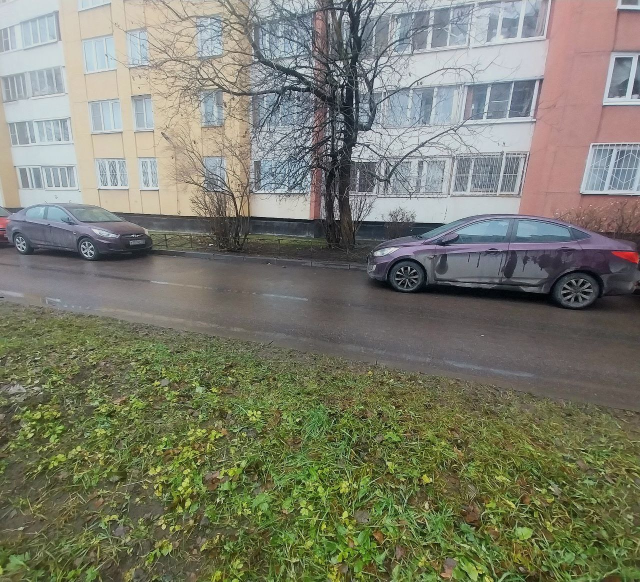
#> input picture images/photo.jpg, 1280 x 1164 px (shown at 1/2 size)
$ jupyter execute lw1solution.ipynb
#> lines starting #> are read from the running program, lines starting #| are printed output that depends on the picture
[cell 1]
import numpy as np
import random
import cv2
import matplotlib.pyplot as plt

# №1

[cell 2]
np.random.seed(42)
a = np.random.randint(0,20,10)

[cell 3]
print(a)

[cell 4]
print(np.mean(a))

[cell 5]
print(np.shape(a))

[cell 6]
print(np.argmin(a), np.argmax(a))

[cell 7]
# insert не было в практике - эта функция вставляет элемент (или элементы) по указанному индексу (индексам). при этом исходный массив не меняется:
a1 = np.insert(a, [2, 5], [77, -77])
print(a1)

[cell 8]
print(np.min(a), np.max(a))
print(np.min(a1), np.max(a1))

# №2

[cell 9]
img = cv2.imread('images/photo.jpg')
#> img is the input picture: shape (1164, 1280, 3); mean B, G, R 107.5, 124.3, 122.7

[cell 10]
cv2.rectangle(img, (0, 400), (300, 520), (255, 0, 0), 3)
cv2.rectangle(img, (700, 610), (1300, 410), (255, 0, 0), 3)

cv2.rectangle(img, (570, 500), (790, 0), (0, 255, 0), 3)
cv2.rectangle(img, (390, 500), (500, 300), (0, 255, 0), 3)
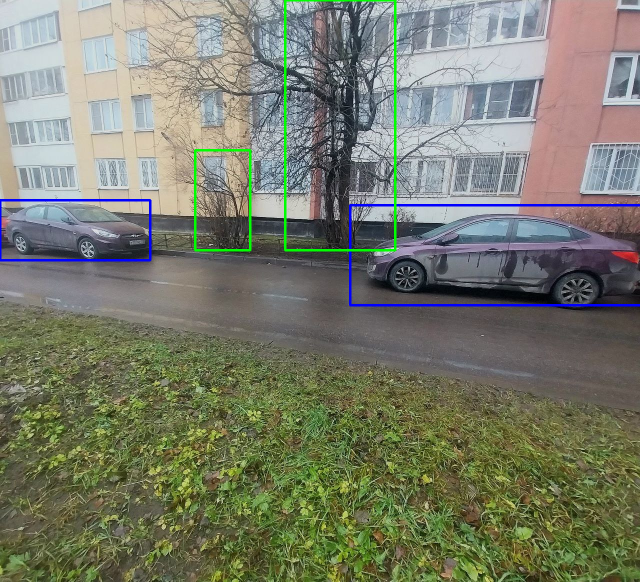
#> img: shape (1164, 1280, 3) (shown at 1/2 size); mean B, G, R 107.7, 124.3, 120.9

[cell 11]
plt.imshow(cv2.cvtColor(img, cv2.COLOR_BGR2RGB))
plt.show()

# №3

[cell 12]
import numpy as np
import matplotlib.pyplot as plt

def draw_rectangle(image, top_left, bottom_right, color, thickness=1):
    """
    Рисует прямоугольник на изображении.

    Параметры:
    image: входное изображение (numpy array)
    top_left: кортеж (x, y) координат верхнего левого угла
    bottom_right: кортеж (x, y) координат нижнего правого угла
    color: кортеж (B, G, R) или значение для градаций серого
    thickness: толщина линии в пикселях
    """
#> called with top_left = (50, 50), bottom_right = (200, 150), color = (255, 0, 0), thickness = 3
    result = image.copy()

    x1, y1 = top_left
    x2, y2 = bottom_right

    height, width = image.shape[:2]
    if thickness != -1:
        for i in range(thickness):
            if x1 + i < width:
                result[y1:y2+1, x1 + i] = color

            if x2 - i >= 0:
                result[y1:y2+1, x2 - i] = color

        for i in range(thickness):
            if y1 + i < height:
                result[y1 + i, x1:x2+1] = color

            if y2 - i >= 0:
                result[y2 - i, x1:x2+1] = color

        return result

    else:
        result[y1:y2+1, x1:x2+1] = color

        return result

black_image = np.zeros((400, 600, 3), dtype=np.int16)

black_with_rects = draw_rectangle(black_image, (50, 50), (200, 150), (255, 0, 0), thickness=3)
black_with_rects = draw_rectangle(black_with_rects, (250, 50), (400, 150), (0, 255, 0), thickness=-1)
black_with_rects = draw_rectangle(black_with_rects, (450, 50), (550, 150), (0, 0, 255), thickness=15)

plt.figure(figsize=(12, 4))
plt.subplot(1, 2, 1)
plt.imshow(black_image)
plt.title('исходное изображение')
plt.axis('off')

plt.subplot(1, 2, 2)
plt.imshow(black_with_rects)
plt.title('изменённое изображение')
plt.axis('off')

plt.tight_layout()
plt.show()
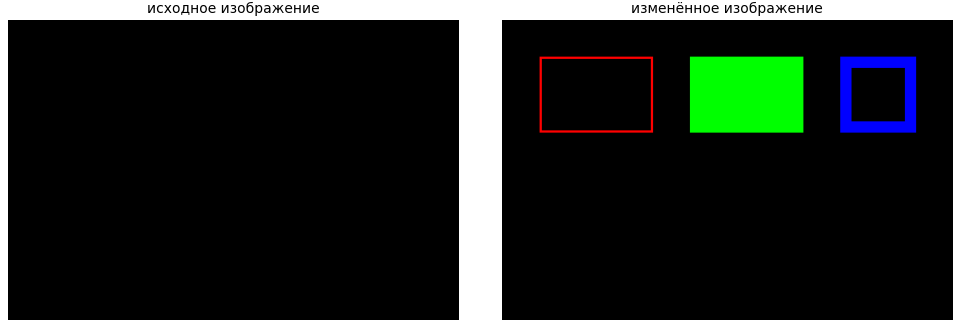
#> figure drawn by matplotlib, 2 panels
